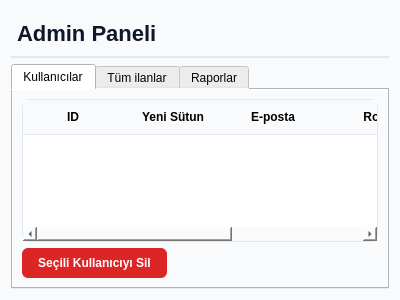
<?xml version="1.0" encoding="UTF-8"?>
<ui version="4.0">
 <class>Form</class>
 <widget class="QWidget" name="Form">
  <property name="geometry">
   <rect>
    <x>0</x>
    <y>0</y>
    <width>400</width>
    <height>300</height>
   </rect>
  </property>
  <property name="windowTitle">
   <string>Form</string>
  </property>
  <property name="styleSheet">
   <string notr="true">/* Genel Arka Plan */
QWidget {
    background-color: #f8fafc;
    font-family: 'Segoe UI', sans-serif;
}

/* Admin Paneli Başlığı */
#lbl_header {
    font-size: 22px;
    font-weight: 800;
    color: #0f172a;
    padding: 10px 0px;
    border-bottom: 2px solid #e2e8f0;
}

/* Tablolar */
QTableWidget {
    background-color: white;
    border: 1px solid #e2e8f0;
    border-radius: 8px;
    gridline-color: #f1f5f9;
}

QHeaderView::section {
    background-color: #f8fafc;
    padding: 8px;
    border: none;
    border-bottom: 1px solid #e2e8f0;
    font-weight: bold;
}

/* Kırmızı Silme Butonları */
#btn_delete_user, #btn_delete_job {
    background-color: #dc2626;
    color: white;
    border-radius: 6px;
    padding: 8px 16px;
    font-weight: bold;
}

#btn_delete_user:hover, #btn_delete_job:hover {
    background-color: #b91c1c;
}

/* Mavi Yenile Butonu */
#btn_refresh_report {
    background-color: #2563eb;
    color: white;
    border-radius: 6px;
    padding: 8px 20px;
}</string>
  </property>
  <layout class="QVBoxLayout" name="verticalLayout">
   <item>
    <widget class="QLabel" name="lbl_header">
     <property name="text">
      <string>Admin Paneli</string>
     </property>
    </widget>
   </item>
   <item>
    <widget class="QTabWidget" name="tabWidget">
     <property name="currentIndex">
      <number>0</number>
     </property>
     <widget class="QWidget" name="tab_users">
      <attribute name="title">
       <string>Kullanıcılar</string>
      </attribute>
      <layout class="QVBoxLayout" name="verticalLayout_2">
       <item>
        <widget class="QTableWidget" name="users_table">
         <property name="columnCount">
          <number>5</number>
         </property>
         <column>
          <property name="text">
           <string>ID</string>
          </property>
         </column>
         <column>
          <property name="text">
           <string>Yeni Sütun</string>
          </property>
         </column>
         <column>
          <property name="text">
           <string>E-posta</string>
          </property>
         </column>
         <column>
          <property name="text">
           <string>Rol</string>
          </property>
         </column>
         <column>
          <property name="text">
           <string>Kayıt Tarihi</string>
          </property>
         </column>
        </widget>
       </item>
       <item>
        <layout class="QHBoxLayout" name="horizontalLayout">
         <item>
          <widget class="QPushButton" name="btn_delete_user">
           <property name="text">
            <string>Seçili Kullanıcıyı Sil</string>
           </property>
          </widget>
         </item>
         <item>
          <spacer name="horizontalSpacer">
           <property name="orientation">
            <enum>Qt::Orientation::Horizontal</enum>
           </property>
           <property name="sizeHint" stdset="0">
            <size>
             <width>228</width>
             <height>20</height>
            </size>
           </property>
          </spacer>
         </item>
        </layout>
       </item>
      </layout>
     </widget>
     <widget class="QWidget" name="tab_jobs">
      <attribute name="title">
       <string>Tüm ilanlar</string>
      </attribute>
      <layout class="QVBoxLayout" name="verticalLayout_3">
       <item>
        <widget class="QTableWidget" name="jobs_table">
         <column>
          <property name="text">
           <string>Yeni Sütun</string>
          </property>
         </column>
         <column>
          <property name="text">
           <string>Başlık</string>
          </property>
         </column>
         <column>
          <property name="text">
           <string>Şirket</string>
          </property>
         </column>
         <column>
          <property name="text">
           <string>Konum</string>
          </property>
         </column>
         <column>
          <property name="text">
           <string>Durum</string>
          </property>
         </column>
         <column>
          <property name="text">
           <string>Tarih</string>
          </property>
         </column>
        </widget>
       </item>
       <item>
        <layout class="QHBoxLayout" name="horizontalLayout_2">
         <item>
          <widget class="QPushButton" name="btn_delete_job">
           <property name="text">
            <string>Seçili İlanı Sil</string>
           </property>
          </widget>
         </item>
         <item>
          <spacer name="horizontalSpacer_2">
           <property name="orientation">
            <enum>Qt::Orientation::Horizontal</enum>
           </property>
           <property name="sizeHint" stdset="0">
            <size>
             <width>278</width>
             <height>20</height>
            </size>
           </property>
          </spacer>
         </item>
        </layout>
       </item>
      </layout>
     </widget>
     <widget class="QWidget" name="tab_reports">
      <attribute name="title">
       <string>Raporlar</string>
      </attribute>
      <layout class="QVBoxLayout" name="verticalLayout_4">
       <item>
        <widget class="QPushButton" name="btn_refresh_report">
         <property name="text">
          <string>Yenile</string>
         </property>
        </widget>
       </item>
       <item>
        <layout class="QVBoxLayout" name="report_container"/>
       </item>
      </layout>
     </widget>
    </widget>
   </item>
  </layout>
 </widget>
 <resources/>
 <connections/>
</ui>
